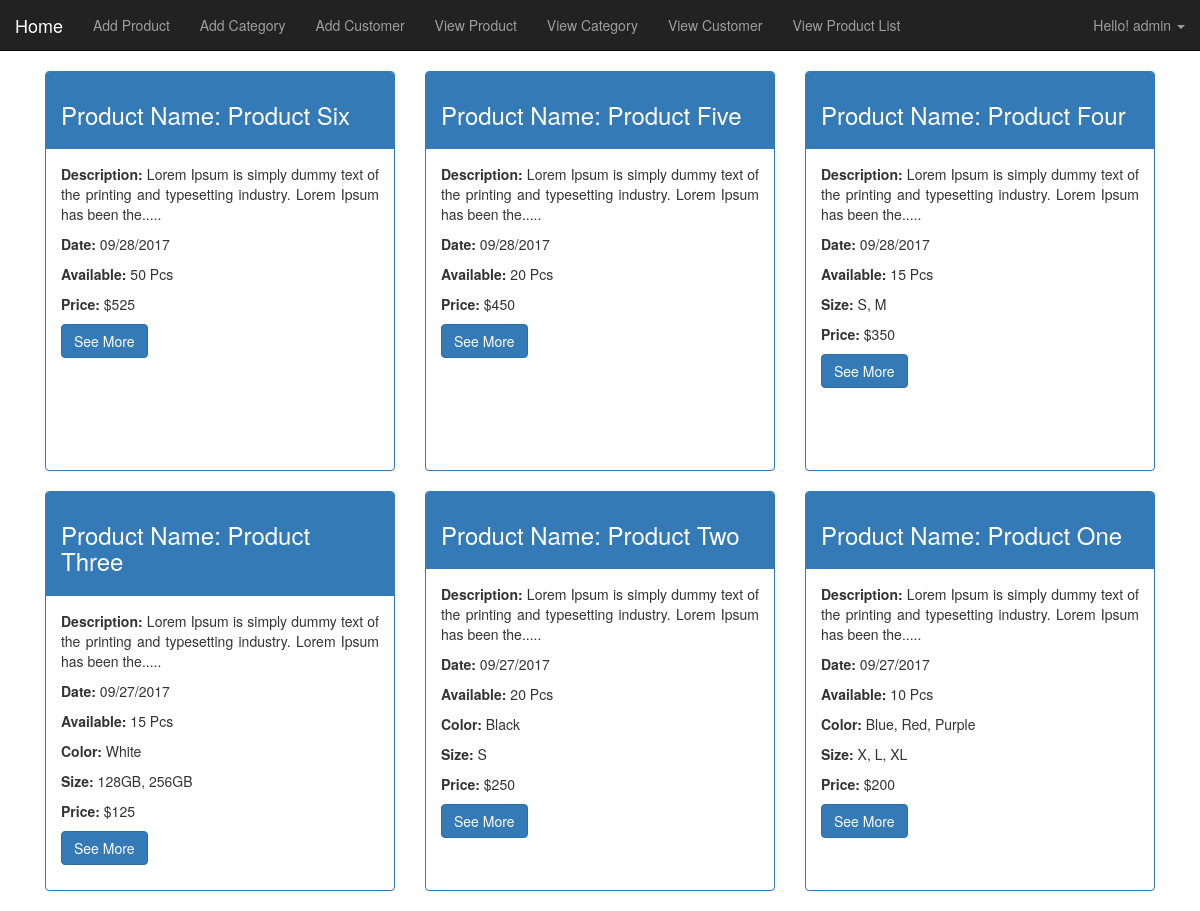
The app's page /view-product-list.php (signed in) with its own data.
### tables this page shows
CREATE TABLE `tbl_product` (
  `id` int(11) NOT NULL,
  `title` varchar(255) NOT NULL,
  `description` text NOT NULL,
  `catId` int(11) NOT NULL,
  `size` varchar(255) NOT NULL,
  `color` varchar(255) NOT NULL,
  `entrydate` varchar(255) NOT NULL,
  `stock` int(11) NOT NULL,
  `purchase` float NOT NULL,
  `sell` float NOT NULL
);

### lib/Database.php (called while the page is built, shortened)
<?php
    Class Database{
     public $host   = DB_HOST;
     public $user   = DB_USER;
     public $pass   = DB_PASS;
     public $dbname = DB_NAME;
     public $link;
    private function connectDB(){
     $this->link = new mysqli($this->host, $this->user, $this->pass,
      $this->dbname);
     }
    public function select($query){
      $result = $this->link->query($query) or
       die($this->link->error.__LINE__);
      if($result->num_rows > 0){
        return $result;
      } else {
        return false;
      }
     }
    }
?>

### classes/Product.php (called while the page is built, shortened)
<?php
	include_once ('lib/Database.php');
	include_once ('helper/Format.php');
?>
<?php
	class Product
	{
		private $db;
		public function __construct()
		{
			$this->db = new Database();
		}
		public function getAllProduct(){
			$query = "SELECT tbl_product.*, tbl_category.catName
					  FROM tbl_product
					  INNER JOIN tbl_category
					  ON
					  tbl_product.catId = tbl_category.catId
					  ORDER BY
					  tbl_product.id DESC";
			$result = $this->db->select($query);
			return $result;
		}
}
?>

### helper/Format.php (called while the page is built, shortened)
<?php
    class Format{
     public function textShorten($text, $limit = 400){
      $text = $text. " ";
      $text = substr($text, 0, $limit);
      $text = substr($text, 0, strrpos($text, ' '));
      $text = $text.".....";
      return $text;
     }
    }
?>

### view-product-list.php (the view)
<?php include 'inc/header.php'; ?>
<?php
  include 'classes/Product.php';
  $product = new Product();
  include_once 'helper/Format.php';
  $fm = new Format();
?>
<div class="container">
  <div class="row">
    <div class="col-md-12">
      <?php
            $getProduct = $product->getAllProduct();
            if (!$getProduct){
              ?>
              <div class="panel panel-body text-center">
                <h2>No Products Available</h2>
              </div>
              <?php
            }else{
              while ($result = $getProduct->fetch_assoc()) {
            ?>
          <div class="col-sm-6 col-md-4">
            <div class="panel panel-primary" style="height: 400px;">
              <div class="panel-heading">
                <h3>Product Name: <?php echo $result['title']; ?></h3>
              </div>
              <div class="panel-body">
                <p align="justify"><strong>Description:</strong> <?php echo $fm->textShorten($result['description'], 100); ?></p>
                <p><strong>Date:</strong> <?php echo $result['entrydate']; ?></p>
                <p><strong>Available:</strong> <?php echo $result['stock']; ?> Pcs</p>
                <?php if($result['color'] != NULL){?>
                <p><strong>Color:</strong> <?php echo $result['color']; ?></p>
                <?php } ?>
                <?php if($result['size'] != NULL){?>
                <p><strong>Size:</strong> <?php echo $result['size']; ?></p>
                <?php } ?>
                <p><strong>Price:</strong> $<?php echo $result['sell']; ?></p>
                <p><a href="view-single-product.php?pId=<?php echo $result['id']; ?>" class="btn btn-primary" role="button">See More</a></p>
              </div>
          </div>
        </div>
      <?php
              }
            }
        ?>
    </div>
   </div>
</div>
<?php include 'inc/footer.php'; ?>

### records on screen
tbl_product: title "Product Six", description "Lorem Ipsum is simply dummy text of the printing and typesetting industry. Lorem Ipsum has been the.....", entrydate "09/28/2017", stock "50", sell "525"
tbl_product: title "Product Five", description "Lorem Ipsum is simply dummy text of the printing and typesetting industry. Lorem Ipsum has been the.....", entrydate "09/28/2017", stock "20", sell "450"
tbl_product: title "Product Four", description "Lorem Ipsum is simply dummy text of the printing and typesetting industry. Lorem Ipsum has been the.....", entrydate "09/28/2017", stock "15", size "S, M", sell "350"
tbl_product: title "Product Three", description "Lorem Ipsum is simply dummy text of the printing and typesetting industry. Lorem Ipsum has been the.....", entrydate "09/27/2017", stock "15", color "White", size "128GB, 256GB", sell "125"
tbl_product: title "Product Two", description "Lorem Ipsum is simply dummy text of the printing and typesetting industry. Lorem Ipsum has been the.....", entrydate "09/27/2017", stock "20", color "Black", size "S", sell "250"
tbl_product: title "Product One", description "Lorem Ipsum is simply dummy text of the printing and typesetting industry. Lorem Ipsum has been the.....", entrydate "09/27/2017", stock "10", color "Blue, Red, Purple", size "X, L, XL", sell "200"

### other values on screen
Session::get('user') "admin"
